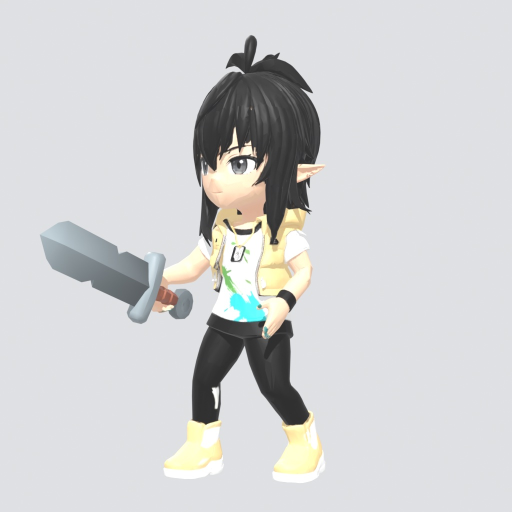
#> input picture ploh/compare/img/beauty_C.jpg, 1024 x 1024 px, given in place of img, which was not available (shown at 1/2 size)
$ python montage_facade_captures.py ../../ploh/compare/img --output out.png
#> lines starting #> are read from the running program, lines starting #| are printed output that depends on the picture; pictures that were not available may be replaced by others from this repository, and a replacement may not be noted
"""Arrange browser captures with filenames as labels for visual comparison."""
import argparse,math
from pathlib import Path
from PIL import Image,ImageDraw,ImageFont
p=argparse.ArgumentParser();p.add_argument('images',type=Path,nargs='+');p.add_argument('--output',type=Path,required=True);p.add_argument('--columns',type=int,default=2);a=p.parse_args()
width=680;height=410;label=32;rows=math.ceil(len(a.images)/a.columns);result=Image.new('RGB',(width*a.columns,(height+label)*rows),'#e8ebe4');draw=ImageDraw.Draw(result)
#> after `result = Image.new('RGB', (width * a.columns, (height + label) * rows)`:
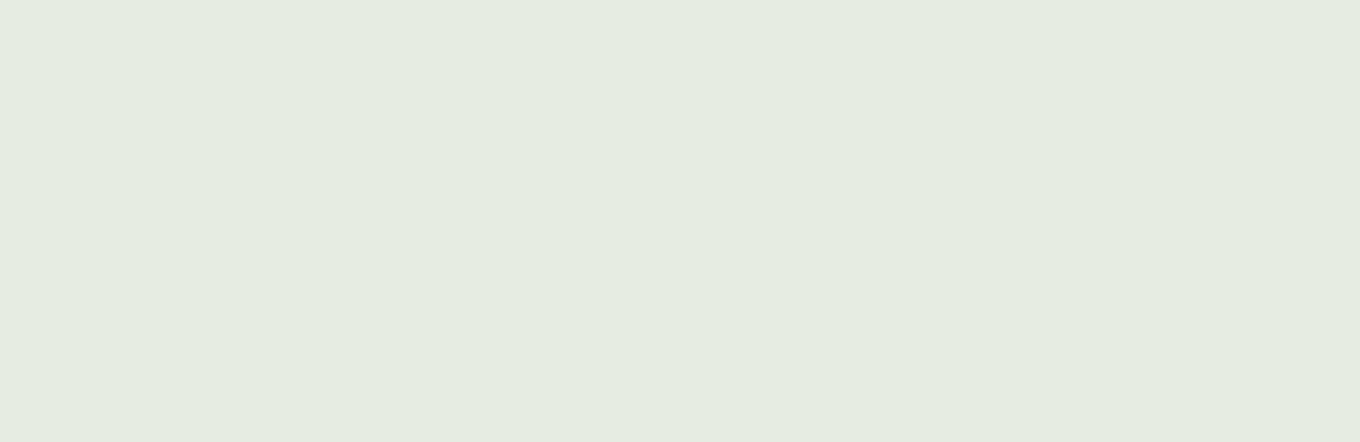
#> result: PIL image 1360x442 RGB; mean R, G, B 232, 235, 228
for i,path in enumerate(a.images):
 im=Image.open(path).convert('RGB');im.thumbnail((width,height));x=(i%a.columns)*width;y=(i//a.columns)*(height+label);result.paste(im,(x+(width-im.width)//2,y+label+(height-im.height)//2));draw.text((x+12,y+8),path.stem,fill='#243326')
#> further down, im is the input picture: PIL image 1024x1024 RGB; mean R, G, B 208.8, 209.5, 210.8
#> after `im.thumbnail((width, height))`:
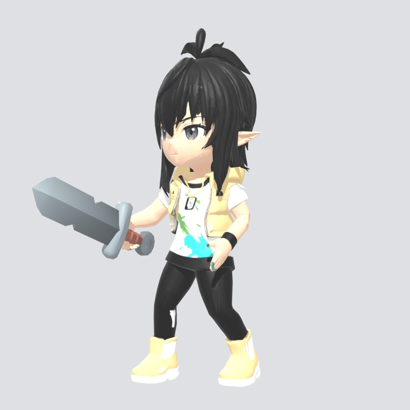
#> im: PIL image 410x410 RGB; mean R, G, B 208.7, 209.5, 210.7
#> after `result.paste(im, (x + (width - im.width) // 2, y + label + (height - i`:
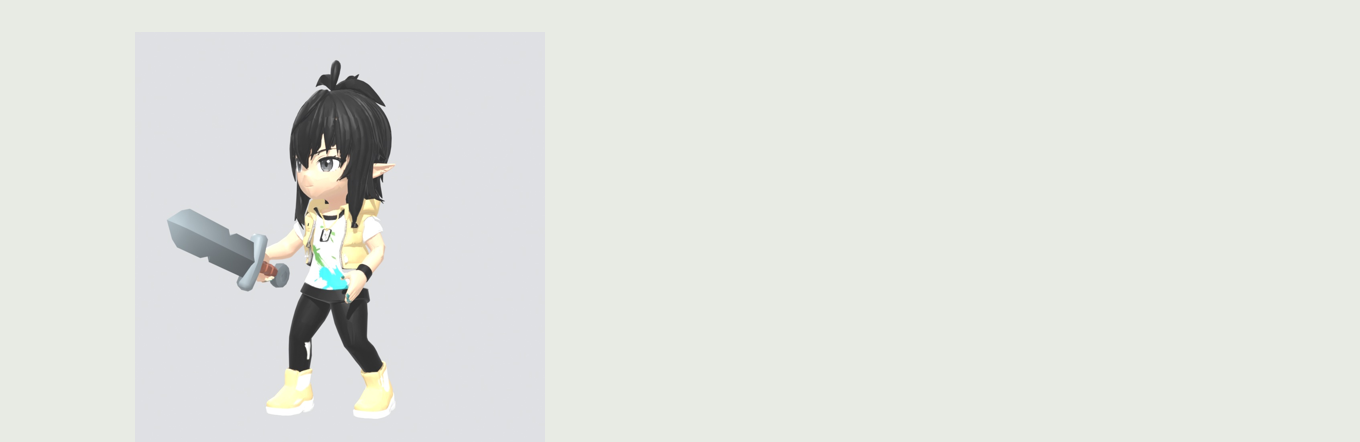
#> result: PIL image 1360x442 RGB; mean R, G, B 225.5, 227.9, 223.2
a.output.parent.mkdir(parents=True,exist_ok=True);result.save(a.output);print(a.output)
